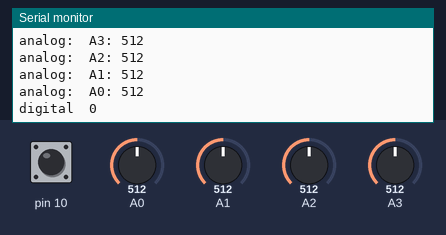
A sketch run on a simulated Arduino Uno, built with avr-gcc and run on an emulated ATmega328P. Parts: the last lines printed to the serial monitor. The test bench sets the inputs (shaded band); at power-on: A0 = 512, A1 = 512, A2 = 512, A3 = 512, pin 10 HIGH.

Above: at 1.8 s.
1.9 s: A0 set to 716
At 2.7 s:
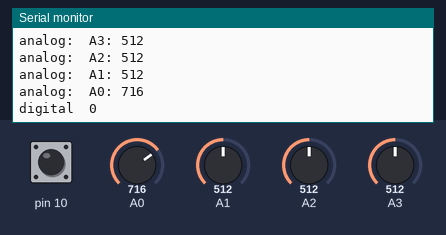
3.4 s: A1 set to 716
At 4.7 s:
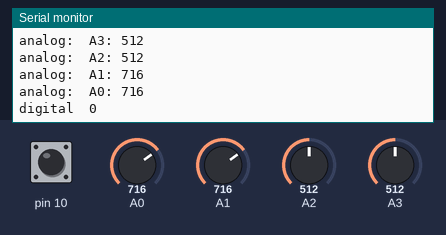
4.9 s: A2 set to 716
6.4 s: A3 set to 716
7.9 s: pin 10 pulled LOW for 1.2 s
At 8.8 s:
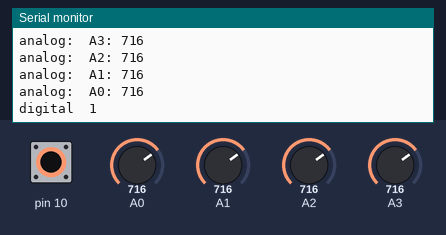
10.6 s: A0 set to 992
At 11.8 s:
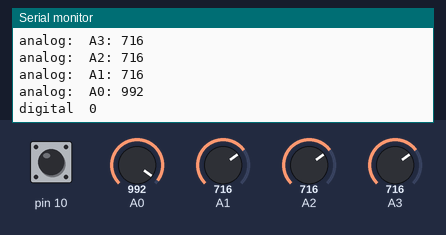
Timing chart, 0 to 13.1 s (numbered marks = the images above; inputs shaded):
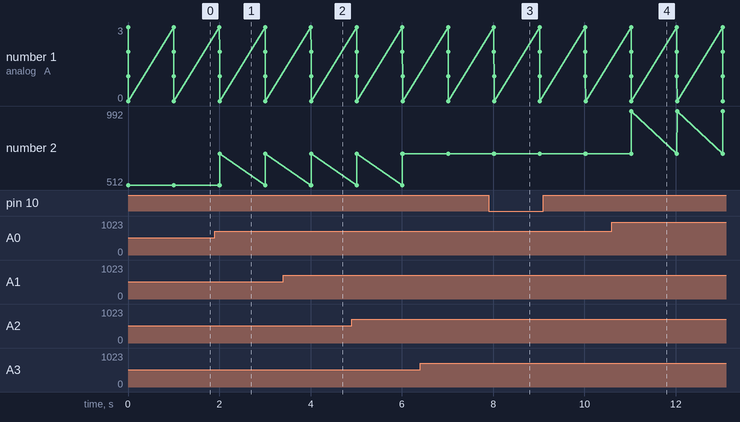

Measured:
- after the input at 1.9 s, the serial monitor: prints a new line after 0.11 s (image 1)
- after the input at 3.4 s, the serial monitor: prints a new line after 0.61 s (image 2)
- after the input at 7.9 s, the serial monitor: prints a new line after 0.12 s (image 3)
- after the input at 10.6 s, the serial monitor: prints a new line after 0.42 s (image 4)
- plotted number 2: 512 → 716 after the input at 1.9 s, 716 → 992 after the input at 10.6 s

The sketch:

ButtonTest.ino
```cpp
#define SERIAL_BAUD 115200
#include <Wire.h>

void setup() {
  // put your setup code here, to run once:
  Serial.begin(SERIAL_BAUD);
  pinMode(10,INPUT);
  digitalWrite(10,HIGH);
}

void loop() {
  // put your main code here, to run repeatedly:
  Serial.print("analog:  A3: " );
  Serial.println(analogRead(A3));
  Serial.print("analog:  A2: " );
  Serial.println(analogRead(A2));
  Serial.print("analog:  A1: " );
  Serial.println(analogRead(A1));
  Serial.print("analog:  A0: " );
  Serial.println(analogRead(A0));
  Serial.print("digital  ");
  Serial.println(digitalRead(10)==LOW);
  delay(1000);
}
```
